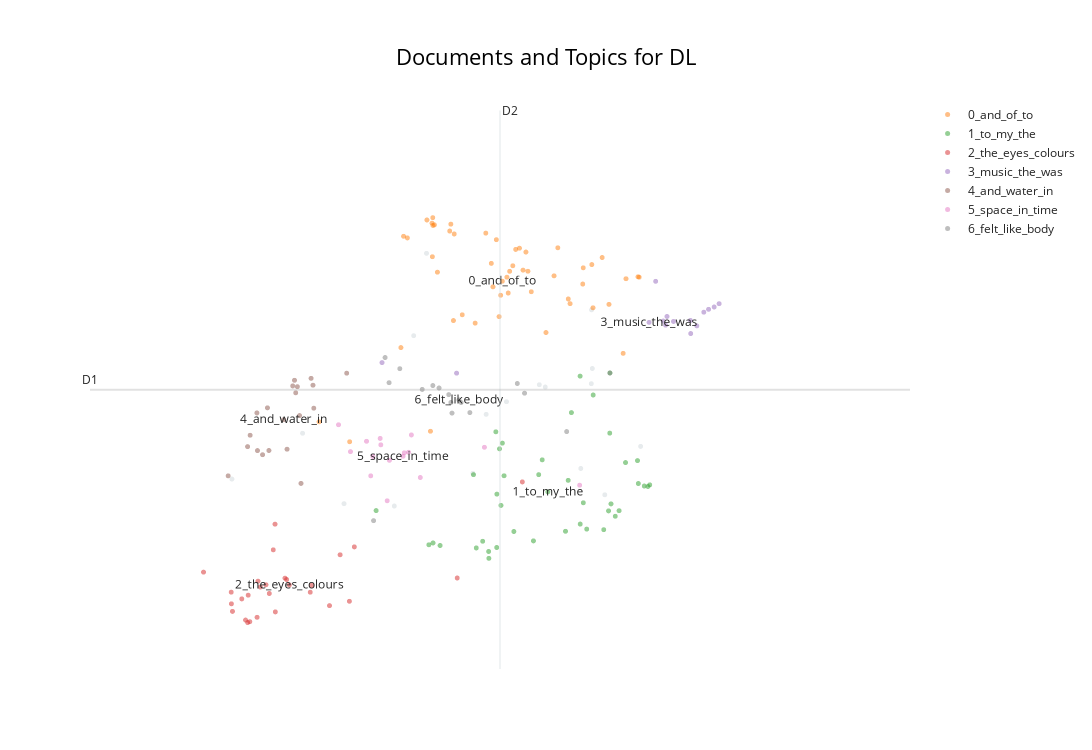

Source (notebook cell):
### Code cell
topic_model.visualize_documents(df_reports,title=f'Documents and Topics for {condition}')

### Figure 1 — Plotly figure (JSON) as saved in the notebook; plotly's stock layout.template omitted (floating-point values rounded to 4 significant figures)
{"data": [{"hoverinfo": "text", "hovertext": ["I was everywhere... I saw my partner's nose, her eyes, her glasses, everything like a molecule of air given eyes.", "I was a little afraid at thinking of the gas chambers.", "It was so quick; in and then out.", "Anxiety, loneliness, my inner child screaming for love, screeching.", "There was a being there called Evelyn.", "I was struggling because my mind would go back to a string of thoughts, and to get out of it I had to take a very deep breath.", "I could see how we are all just little sensory machines moving through this realm, bumping off sounds, colours and emotions.", "I saw concave and convex and the hot orange oscillating of being inside a volcano.", "I was awake the whole time; I could not relax or switch off.", "I had a vision of string theory—that everything in the physical world is connected by invisible string particles and concatenations.", "I became a white egret from a dream last week.", "The thought of this not working\nbut in the dream\nin another place.", "I embraced my inner child, allowed it to sulk, scream and cry, coming out with a mix of intense feelings but knowing that I could handle them.", "My heart expanded and I opened my wings to hold the room.", "No one there, not even me.", "I then found myself returning to the world and countryside and gradually getting back to normal everyday life.", null], "marker": {"color": "#CFD8DC", "opacity": 0.5, "size": 5}, "mode": "markers+text", "name": "other", "showlegend": false, "type": "scattergl", "x": [10.43, 9.746, 9.01, 10.05, 7.221, 10.53, 10.53, 7.871, 10.54, 10.65, 8.252, 8.714, 10.1, 10.98, 9.437, 8.893, 9.559], "y": [7.056, 8.072, 10.33, 8.331, 6.895, 8.347, 9.471, 7.592, 8.578, 6.656, 6.52, 6.484, 8.295, 7.392, 6.983, 9.077, 7.88]}, {"hoverinfo": "text", "hovertext": ["Vibration in visuals.", "Very little, occasional passing thoughts of nothing much.", "The loneliness of the moon.", "More scope, mental acceptance, and peace.", "I want one of these at home.", "Strange lights and a sense of relaxation.", "My mind began to wander and reflect on my dreams and goals in a relaxed way, whereas usually I am anxious.", "I fell asleep and woke up with a fresh mindset.", "Physical heaviness.", "Calming sounds, rising elation, curiosity and connection.", "The music conjured up images of Buddhists and other spiritual people...", "Peacefulness and calm.", "A sense of place akin to home, almost a calling or draw to be submerged away from the world and in my own space where I could float and simply exist without any interruptions.", "Complete relaxation, peace of mind, and ready to face whatever happens.", "Some visuals of trees, heat, sun-like experience.", "Some thoughts about mundane everyday things like work, but mainly felt relaxed and able to float into a dreamlike place.", "I experienced a calmness, almost a nothingness, but it was relaxed and peaceful and soothing.", "A bird flying\ncoming closer\ncalm and at peace\na baby\na smiling relative.", "Everything packed into a tiny, insignificant thing.", "Aware of sounds.", "We have 86 billion neurons; no wonder we can have psychedelic experiences.", "Mind really quietened down.", "Physically being the music, especially the percussion and the bass.", "It was relaxing.", "A jacuzzi of lightness.", "Not sure what the purpose of it was except being with the music; certainly not induced to sleep/dream state as bpm too high.", "I had a very nice snooze, thank you.", "It was a beautiful experience of love, peace, harmony, togetherness and freedom.", "Physical lightness.", "Relaxed and peaceful; felt the beats of the music.", "A swivelling vortex of sound.", "The music was both gentle and powerful.", "Relaxed, just about to sleep when music or colour changed.", "This should be available for everyone all the time.", "Helped me with my meditation journey.", "A doorway.", "At first, hearing gongs, I saw myself in Sammi Ling's Buddhist retreat and imagined myself totally relaxing and at peace.", "A bit hot to start.", "Very relaxing.", "Nothingness complete.", "The complexity of the brain can produce a limitless spectrum of experience, from depression to enlightenment.", "Windows into my busy life.", "Breathing is hard.", "Also abstract forms and pink and red colours.", "An acceptance of being in a stressful time, but self-jubilation and inspiration.", "So many different things.", "Almost womb-like.", "Centered in body.", "Deep relaxation, close to falling asleep.", "An unique experience that teaches us how simple it could be to reconnect with our primitive way to feel emotions through sounds and colours.", null], "marker": {"opacity": 0.5, "size": 5}, "mode": "markers+text", "name": "0_and_of_to", "text": ["", "", "", "", "", "", "", "", "", "", "", "", "", "", "", "", "", "", "", "", "", "", "", "", "", "", "", "", "", "", "", "", "", "", "", "", "", "", "", "", "", "", "", "", "", "", "", "", "", "", "0_and_of_to"], "textfont": {"size": 12}, "type": "scattergl", "x": [10.96, 9.111, 9.047, 9.898, 9.265, 9.924, 9.458, 9.339, 9.068, 10.45, 10.69, 9.804, 8.775, 9.775, 8.023, 9.258, 9.762, 10.18, 9.064, 10.84, 10.33, 9.75, 10.63, 9.943, 9.224, 10.82, 9.622, 9.693, 9.07, 10.45, 10.97, 10.53, 10.22, 9.556, 9.974, 9.083, 9.678, 9.234, 9.865, 9.606, 10.31, 9.653, 9.014, 8.8, 10.11, 8.304, 8.835, 9.062, 9.831, 10.54, 9.708], "y": [9.974, 10.04, 7.623, 10.08, 10.63, 10.35, 9.269, 9.395, 10.87, 9.863, 9.554, 10.14, 8.896, 10.06, 7.766, 9.308, 9.727, 9.988, 10.28, 9.944, 9.565, 9.967, 10.27, 10.06, 10.67, 8.809, 9.821, 9.693, 10.76, 10.11, 9.968, 10.16, 10.42, 10.64, 9.746, 10.76, 9.367, 10.77, 10.41, 10.18, 9.636, 10.54, 10.84, 10.59, 9.125, 7.463, 10.57, 10.79, 10.39, 9.502, 9.907]}, {"hoverinfo": "text", "hovertext": ["I flew around the room touching everyone.", "The same set of thoughts occurred thrice, and I inhaled really deep to get past it.", "I can't realize how long that experience was.", "We felt so much love.", "I quite enjoyed the experience.", "I was interested to see what would happen next!", "Felt numb too.", "Still feeling it now.", "I asked him how I was doing and about my husband.", "I think I ought to experience it once more to see if it changes.", "I saw new scenes and reflected on opportunities.", "Ho provato compassione per me stessa e ho realizzato il mio negative self-talking.", "I felt the weight of the people in the room.", "Retrospective thoughts.", "Flashes of my past, seeing my lovely Mum.", "Like I am part of something bigger.", "I had various flashing images of my memories; random events and people in my life kept popping up; nothing lingered, but lots of individual things happened in the memories.", "My thoughts were about connecting with others.", "Just my mind has been there.", "I felt connected.", "This is a thought I had anyway during the dream machine.", "Looking to the past to analyse my future.", "I saw past experiences and reflected on my choices.", "I wish I were here with George and that he created this experience for me.", "It was something very familiar to the soul but not... I experienced several emotions.", "Dopo ho visto una luce rosa luminosa ed ho provato un senso di amore e ho capito che I deserve love and to be loved.", "He told me we were doing important work that was our destiny.", "Pleasant, but should I be seeing something unexpected?", "It filled my mind.", "The moment I die, I want to feel this.", "I arrived stressed, so it took a while to relax.", "He told me he was Francis of Assisi.", "My partner, Dad, my sister, niece and nephew, my friends.", "Initially, I was interested in how others were reacting around me.", "At some point started experimenting and trying to recall the images I liked.", "I couldn't stop the thinking process; I was trying to memorise the visuals and then trying to disconnect but couldn't; I wish I meditated more.", "I began to see the source, the light we all come from, the connection to everything.", "I love all of it; the feeling was amazing and I would come back.", "Then an overwhelming feeling of love and connection to everyone in the room.", "My thoughts have been to somewhere no one has been to.", "It was successful 50% of the time.", null], "marker": {"opacity": 0.5, "size": 5}, "mode": "markers+text", "name": "1_to_my_the", "text": ["", "", "", "", "", "", "", "", "", "", "", "", "", "", "", "", "", "", "", "", "", "", "", "", "", "", "", "", "", "", "", "", "", "", "", "", "", "", "", "", "", "1_to_my_the"], "textfont": {"size": 12}, "type": "scattergl", "x": [10.84, 10.54, 9.695, 11.01, 10.31, 9.994, 9.648, 9.682, 10.42, 9.814, 9.135, 10.34, 10.95, 9.582, 9.468, 10.75, 9.032, 10.48, 9.724, 10.71, 8.547, 9.656, 9.527, 9.657, 10.07, 11.06, 10.68, 9.584, 10.04, 9.708, 10.42, 10.45, 10.64, 10.29, 9.07, 10.7, 10.78, 10.96, 11.05, 9.442, 10.7, 10.13], "y": [7.146, 8.174, 6.494, 6.789, 6.875, 5.954, 7.614, 7.355, 6.209, 6.096, 5.884, 7.906, 7.176, 5.793, 5.846, 6.329, 5.894, 6.133, 6.945, 6.517, 6.415, 5.853, 5.948, 6.665, 7.187, 6.807, 6.411, 5.688, 6.962, 7.442, 8.462, 6.533, 6.124, 6.1, 5.923, 8.51, 6.414, 6.827, 6.782, 6.962, 7.594, 6.701]}, {"hoverinfo": "text", "hovertext": ["It was dark, but also a brilliant blue.", "The colours I saw when my eyes were shut were very brief, fleeting and nebulous hues, no specific patterns.", "Towards the end, maybe a quarter, I started having really intense visuals of ripples and looking up into a tower.", "I saw a different colour to the lights that were in the centre when I closed my eyes.", "We were told at the start that we could keep our eyes open, so I did a lot as I thought it was more of a light show, so I didn't get the whole idea or impact of flickering lights on closed eyes.", "Once I went past that it was blank.", "I didn't experience visual or aural so-called \"hallucinations\".", "Otherwise, interesting but confusing experience, not much visions either.", "I did not see anything except for the flickering lights.", "It was a bit weird; I know that my brain is trying to create something by itself; I felt different things based on the colour.", "I saw a grey pulsing heart float across my mind.", "It was near impossible to keep my eyes open.", "Un cerchio non uniforme verde e blu che usciva da uno spazio nero: in quel momento percepivo questo come un simbolo di me stessa che scevo.", "The colours behind my closed eyes swapped to the opposite colour or the colour spectrum of that on the screen.", "I can't recognise the colour actually, but I can feel the light dimming.", "Don't think the lights were in sync, too, to go with music well...", "After a while, I began to relax, and the changing colours made me feel safe and happy.", "Got many vivid visions, saw lots of colours, my bedroom, old TV shows, video games, cities...", "I did not experience visuals and colours.", "I had no sense of the grating sounds towards the end except they were the colour turquoise, which gradually turned to black and nothingness.", "Interested to experience different darkness when different colours were projected.", "I mostly saw grey geometric shapes.", "The colours made patterns when I had my eyes closed—almost like a weave of colours in a woollen fabric.", "Had my eyes shut most of the time; was aware of colours changing.", "Un cerchio giallo con i contorni rossi che si ingrandiva a seconda del mio respiro.", "I opened my eyes, but thought the centre lights were mild and not that impressive.", "I enjoyed the colours on the ceiling.", null], "marker": {"opacity": 0.5, "size": 5}, "mode": "markers+text", "name": "2_the_eyes_colours", "text": ["", "", "", "", "", "", "", "", "", "", "", "", "", "", "", "", "", "", "", "", "", "", "", "", "", "", "", "2_the_eyes_colours"], "textfont": {"size": 12}, "type": "scattergl", "x": [6.96, 7.565, 8.347, 7.312, 7.453, 9.892, 8.301, 9.293, 7.386, 7.461, 7.954, 7.621, 7.724, 7.371, 7.226, 7.366, 7.618, 8.216, 8.119, 7.216, 7.215, 7.941, 7.483, 7.534, 7.709, 7.347, 7.602, 7.749], "y": [5.478, 5.153, 5.862, 5.071, 4.79, 6.851, 5.034, 5.389, 4.724, 5.341, 5.275, 4.873, 5.365, 5.127, 4.881, 4.71, 6.208, 5.742, 4.968, 4.996, 5.173, 5.172, 5.251, 5.286, 5.386, 4.748, 5.817, 5.284]}, {"hoverinfo": "text", "hovertext": ["I tried to really focus on the listening, and in doing so the music and my imagination took me to different places.", "Punctuated by the audio as it heightened and when it was most loud.", "Emptiness in my mind; I was consumed by the power of the music.", "My visual experience would change a lot with the music.", "At times I felt transported to a meadow full of flowers in spring, and then the sound of the bells took me to a mountaintop.", "As the pace gathered further, I was on a train, speeding through countryside, then through time and space until the music reached a climax.", "I became more and more relaxed as the music progressed further with its journey.", "The music took me on a whole journey; I was completely surrounded.", "As the music's pace and volume increased, I saw horses galloping at increasing speed and, at some point, I was on a horse too.", "At one point I think I was milking a cow in a field with someone playing the piano.", "Quando la musica è diventata intensa ho provato ansia e paura e questo ha rafforzato la mia depressione.", "Thick, hot air saturated with the soundwaves which I was inhaling.", "I watched the room rise and fall with the music.", "Music wasn't just in the space, it was the space.", null], "marker": {"opacity": 0.5, "size": 5}, "mode": "markers+text", "name": "3_music_the_was", "text": ["", "", "", "", "", "", "", "", "", "", "", "", "", "", "3_music_the_was"], "textfont": {"size": 12}, "type": "scattergl", "x": [11.21, 11.12, 11.19, 11.22, 8.601, 11.6, 11.56, 11.44, 11.66, 11.7, 11.44, 9.287, 11.5, 11.28, 11.06], "y": [9.238, 9.905, 9.3, 9.37, 8.668, 9.479, 9.435, 9.309, 9.514, 9.564, 9.11, 8.507, 9.227, 9.294, 9.28]}, {"hoverinfo": "text", "hovertext": ["I saw myself flaring, whirling, in water, in the air, becoming one with what I floated in.", "I felt like being at water first, then in the womb, then the birth and the light of this world, also at some point being in a bee's panel.", "I met a being, long and blue, with not much of a defined form.", "I was in a land (not anywhere on Earth); it was another planet, with animals, but they were not the usual colours—a yellow elephant, a blue gorilla.", "I went on a train, underwater, saw seas of colour and pulsing shapes.", "I saw a starry night and being in blue, warm water and a blue butterfly.", "I turned into a mermaid and watched them on the land as I swam away with turtles and fishes.", "I saw some different landscapes.", "A sense of truth, the ocean and the beach, sunrise and sunsets, and further along into space and finally back to the deepest ocean.", "And it also felt like being inside an ocean.", "It felt like I was deep in the ocean.", "First drowning in that sound, then learning how to swim and enjoy it and heal.", "I saw a lot of imagery and colours, especially images of water, ripples of water, snowscapes, drops of water falling.", "We then started gently running towards the sea.", "I wasn't drowning; instead, it felt like that's where I was meant to be.", "Places and waves and an animal.", "Then things changed and it became very pink and I was in the clouds.", "Then I became a manta ray and drifted.", "I saw a lot of animals, ones which I used to not like, like reptiles, but this time I liked them and they seemed adorable.", null], "marker": {"opacity": 0.5, "size": 5}, "mode": "markers+text", "name": "4_and_water_in", "text": ["", "", "", "", "", "", "", "", "", "", "", "", "", "", "", "", "", "", "", "4_and_water_in"], "textfont": {"size": 12}, "type": "scattergl", "x": [7.949, 8.276, 7.187, 7.365, 7.561, 7.456, 7.451, 7.728, 7.974, 7.966, 7.823, 7.78, 7.503, 7.808, 7.797, 7.843, 7.856, 7.548, 7.389, 7.698], "y": [8.428, 8.506, 6.944, 7.388, 7.33, 7.328, 7.902, 7.349, 7.974, 8.323, 8.301, 8.313, 7.265, 8.208, 8.398, 7.861, 6.829, 7.979, 7.562, 7.799]}, {"hoverinfo": "text", "hovertext": ["I made up stories in my head in a narrative way, imagining being on a spaceship with aliens communicating via sounds and colours, and this was nice escapism from stress.", "It is like I am in a dream, in a movie.", "My mind is a jellyfish, suspended in space.", "Some visuals of space and deep ocean.", "I thought I was drifting in space.", "Constant thoughts coming towards me as I batted them away into the sky.", "I don't feel the time.", "It felt like a journey through the cosmos.", "Reminded me of 2001: Space Odyssey.", "The feeling of freedom, of being in time and space.", "Floating in space.", "Flying through a lot of shapes, light, space.", "An experience like time travelling, or as I imagine it.", "I saw everything, the universe, the multiverse, all of time, and emerged in someone's sleeve.", "Travelling at the speed of light as galaxies whizz past.", null], "marker": {"opacity": 0.5, "size": 5}, "mode": "markers+text", "name": "5_space_in_time", "text": ["", "", "", "", "", "", "", "", "", "", "", "", "", "", "", "5_space_in_time"], "textfont": {"size": 12}, "type": "scattergl", "x": [8.498, 8.649, 8.311, 8.201, 8.517, 8.59, 9.543, 8.846, 8.669, 8.872, 8.459, 8.584, 8.954, 10.42, 8.807, 8.795], "y": [6.944, 6.564, 7.312, 7.722, 7.239, 7.416, 7.379, 7.303, 7.18, 7.566, 7.47, 7.514, 6.918, 6.801, 7.294, 7.241]}, {"hoverinfo": "text", "hovertext": ["Then it felt like a type of death experience as I descended into the underworld.", "I felt myself go down through the layers of the earth into a moss land.", "There is a moment... I feel like I was drawn back to my body and the environment.", "Woman next to me was sniffing, so I had to move and it was difficult to get back in.", "I felt intensely anxious and a bit suffocated but also knowing that I've got this.", "I felt like my body was light and fuzzy, like I wasn't sitting on anything.", "Detachment, as though my body was in one box, mind in another, and my anxiety came from that lack of control.", "I tried hard to immerse myself into the dream state but failed.", "Towards the end, in darkness, I felt I was being wrapped in metal, in strips.", "I felt like my body kept sinking or dropping to another level... into the seat and into itself.", "Felt like I had a pee without peeing.", "It felt like a drug trip at some points.", "I also felt numb and tingly throughout it at different points.", "I also felt like I was dreaming of random objects and my mind started to create stories like it does when I am dreaming.", "Felt as though I was moving through a tunnel at first.", "At that point, I felt I'd left my body—fully immersed in the sound and light.", null], "marker": {"opacity": 0.5, "size": 5}, "mode": "markers+text", "name": "6_felt_like_body", "text": ["", "", "", "", "", "", "", "", "", "", "", "", "", "", "", "", "6_felt_like_body"], "textfont": {"size": 12}, "type": "scattergl", "x": [8.971, 8.667, 8.63, 10.3, 9.912, 9.234, 9.846, 10.7, 9.069, 9.215, 9.245, 9.329, 9.409, 8.524, 9.126, 8.765, 9.309], "y": [8.259, 8.362, 8.745, 7.618, 8.202, 8.06, 8.349, 8.509, 8.318, 8.18, 7.899, 8.06, 7.906, 6.262, 8.281, 8.575, 8.099]}], "layout": {"annotations": [{"showarrow": false, "text": "D1", "x": 5.916, "y": 8.254, "yshift": 10}, {"showarrow": false, "text": "D2", "x": 9.686, "xshift": 10, "y": 12.51}], "height": 750, "shapes": [{"line": {"color": "#CFD8DC", "width": 2}, "type": "line", "x0": 9.686, "x1": 9.686, "y0": 4.004, "y1": 12.51}, {"line": {"color": "#9E9E9E", "width": 2}, "type": "line", "x0": 5.916, "x1": 13.46, "y0": 8.254, "y1": 8.254}], "title": {"font": {"color": "Black", "size": 22}, "text": "Documents and Topics for DL", "x": 0.5, "xanchor": "center", "yanchor": "top"}, "width": 1200, "xaxis": {"visible": false}, "yaxis": {"visible": false}}}
